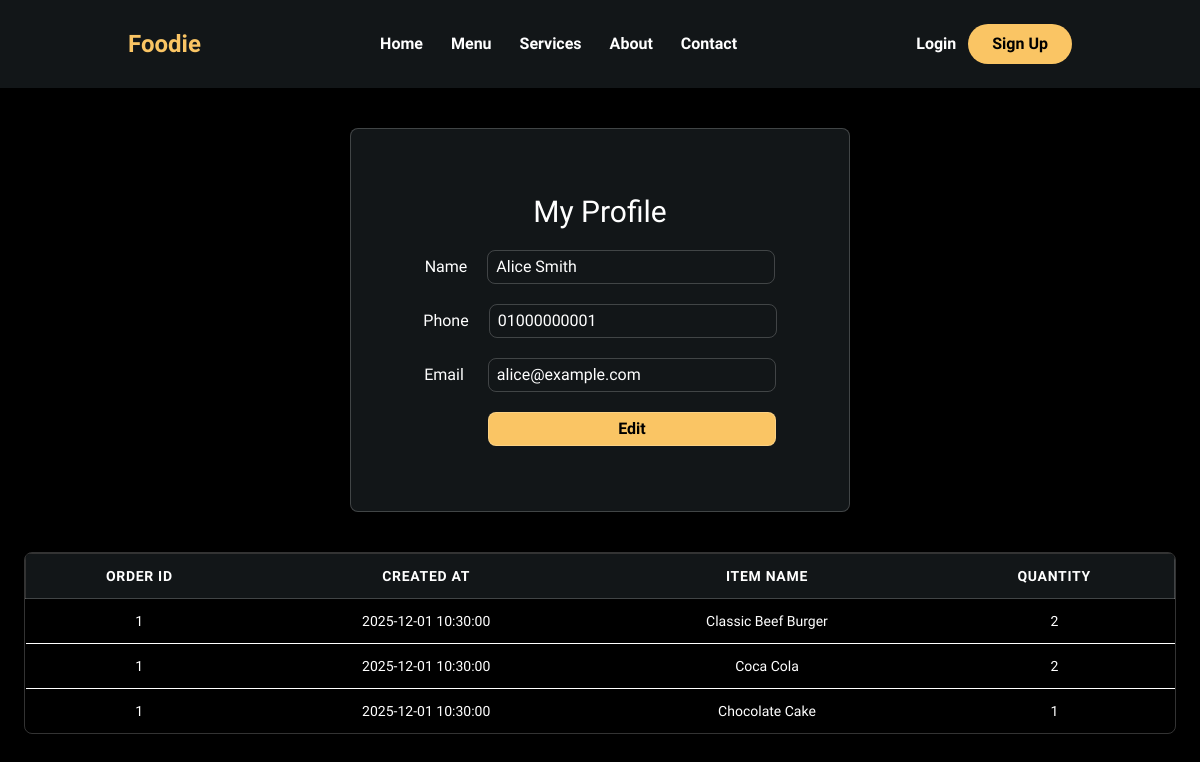
Screenshot of /modules/restaurant/profile.php (signed in) with the database file from the repository.
### tables this page shows
CREATE TABLE `users` (
  `id` int(10) UNSIGNED NOT NULL,
  `name` varchar(100) NOT NULL,
  `phone_number` varchar(20) DEFAULT NULL,
  `email` varchar(150) DEFAULT NULL,
  `password` varchar(255) NOT NULL,
  `role` tinyint(4) NOT NULL DEFAULT 0
);

CREATE TABLE `order_items` (
  `id` int(10) UNSIGNED NOT NULL,
  `order_id` int(10) UNSIGNED NOT NULL,
  `item_id` int(10) UNSIGNED NOT NULL,
  `quantity` int(11) NOT NULL DEFAULT 1
);

CREATE TABLE `orders` (
  `id` int(10) UNSIGNED NOT NULL,
  `user_id` int(10) UNSIGNED NOT NULL,
  `status` tinyint(4) NOT NULL DEFAULT 0,
  `city` varchar(100) DEFAULT NULL,
  `address` varchar(255) DEFAULT NULL,  
  `created_at` timestamp NOT NULL DEFAULT current_timestamp()
);

CREATE TABLE `items` (
  `id` int(10) UNSIGNED NOT NULL,
  `name` varchar(150) NOT NULL,
  `photos` varchar(1000) DEFAULT NULL,
  `price` decimal(10,2) NOT NULL,
  `description` text DEFAULT NULL,
  `category_id` int(10) UNSIGNED NOT NULL
);

### modules/restaurant/profile.php (the view, shortened to what this page needs)
<?php
require_once '../../config/db.php';
include("Navbar.php");
$user_id = $_SESSION["user_id"];
$result = mysqli_query($conn, "SELECT name, phone_number, email FROM users WHERE id = $user_id");
$user = mysqli_fetch_assoc($result);
$history_sql = "
SELECT o.id AS order_id, o.created_at, i.name AS item_name, oi.quantity
FROM orders o
JOIN order_items oi ON o.id = oi.order_id
JOIN items i ON oi.item_id = i.id
WHERE o.user_id = $user_id AND o.status = 1
ORDER BY o.created_at DESC
";
$history_result = mysqli_query($conn, $history_sql);
$order_rows = [];
while($row = mysqli_fetch_assoc($history_result)) {
    $order_rows[] = [
        'Order ID' => $row['order_id'],
        'Created At' => $row['created_at'],
        'Item Name' => $row['item_name'],
        'Quantity' => $row['quantity']
    ];
}
$headers = ['Order ID', 'Created At', 'Item Name', 'Quantity'];
?>
<!DOCTYPE html>
<html lang="en">
<head>
<script src="https://cdn.jsdelivr.net/npm/@tailwindcss/browser@4"></script>
</head>
<body class="bg-black text-white">
<div class="h-screen flex flex-col justify-start items-center py-10 gap-10 w-full">
    <form id="profileForm" class="card transition-all duration-300 text-white w-80 lg:w-[500px] h-96 bg-[#121618] border border-white/20 shadow-lg rounded-lg flex flex-col justify-center items-center gap-5">
        <h2 class="text-2xl lg:text-3xl transition-all duration-300">My Profile</h2>
        <div class="flex lg:gap-5 gap-3 lg:items-center lg:flex-row flex-col">
            <label for="username">Name</label>
            <input type="text" class="border px-2 border-white/20 rounded-lg w-72 py-1" name="username" value="<?php echo $user['name']; ?>">
        </div>
        <div class="flex lg:gap-5 gap-3 lg:items-center lg:flex-row flex-col">
            <label for="phone">Phone</label>
            <input type="text" class="border px-2 border-white/20 rounded-lg w-72 py-1" name="phone" value="<?php echo $user['phone_number']; ?>">
        </div>
        <div class="flex lg:gap-6 gap-3 lg:items-center lg:flex-row flex-col">
            <label for="email">Email</label>
            <input type="email" class="border px-2 border-white/20 rounded-lg w-72 py-1" name="email" value="<?php echo $user['email']; ?>">
        </div>
        <button type="submit" class="bg-[#fac564] lg:ms-16 w-72 rounded-lg py-1 cursor-pointer border text-black font-semibold border-white/20">Edit</button>
    </form>
    <div class="overflow-x-auto rounded-lg shadow-md border border-white/20 w-full max-w-6xl transition-all duration-300">
        <table class="min-w-full divide-y max-h-[500px] ">
            <thead class="bg-[#121618] border border-white/20 shadow-lg ">
                <tr>
                    <?php foreach($headers as $col): ?>
                    <th class="lg:px-6 px-2 py-3 text-center text-[10px] lg:text-sm font-semibold uppercase tracking-wider transition-all duration-300"><?php echo $col; ?></th>
                    <?php endforeach; ?>
                </tr>
            </thead>
            <tbody class="divide-y">
                <?php foreach($order_rows as $row): ?>
                <tr class="duration-150 hover:bg-[#2a2e31]">
                    <?php foreach($headers as $col): ?>
                    <td class="lg:px-6 px-2 py-3 text-center text-[10px] lg:text-sm transition-all duration-300"><?php echo $row[$col]; ?></td>
                    <?php endforeach; ?>
                </tr>
                <?php endforeach; ?>
            </tbody>
        </table>
    </div>
</div>
</body>
</html>

### modules/restaurant/Navbar.php (style rules this page uses)
body { font-family: 'Josefin Sans', sans-serif; }

### rows the page displays
users: username "Alice Smith", phone "01000000001", email "alice@example.com"
order_items: order "1", order.created_at "2025-12-01 10:30:00", item.name "Classic Beef Burger", quantity "2"
order_items: order "1", order.created_at "2025-12-01 10:30:00", item.name "Coca Cola", quantity "2"
order_items: order "1", order.created_at "2025-12-01 10:30:00", item.name "Chocolate Cake", quantity "1"

### other values shown
$col "ORDER ID"
$col "CREATED AT"
$col "ITEM NAME"
$col "QUANTITY"
